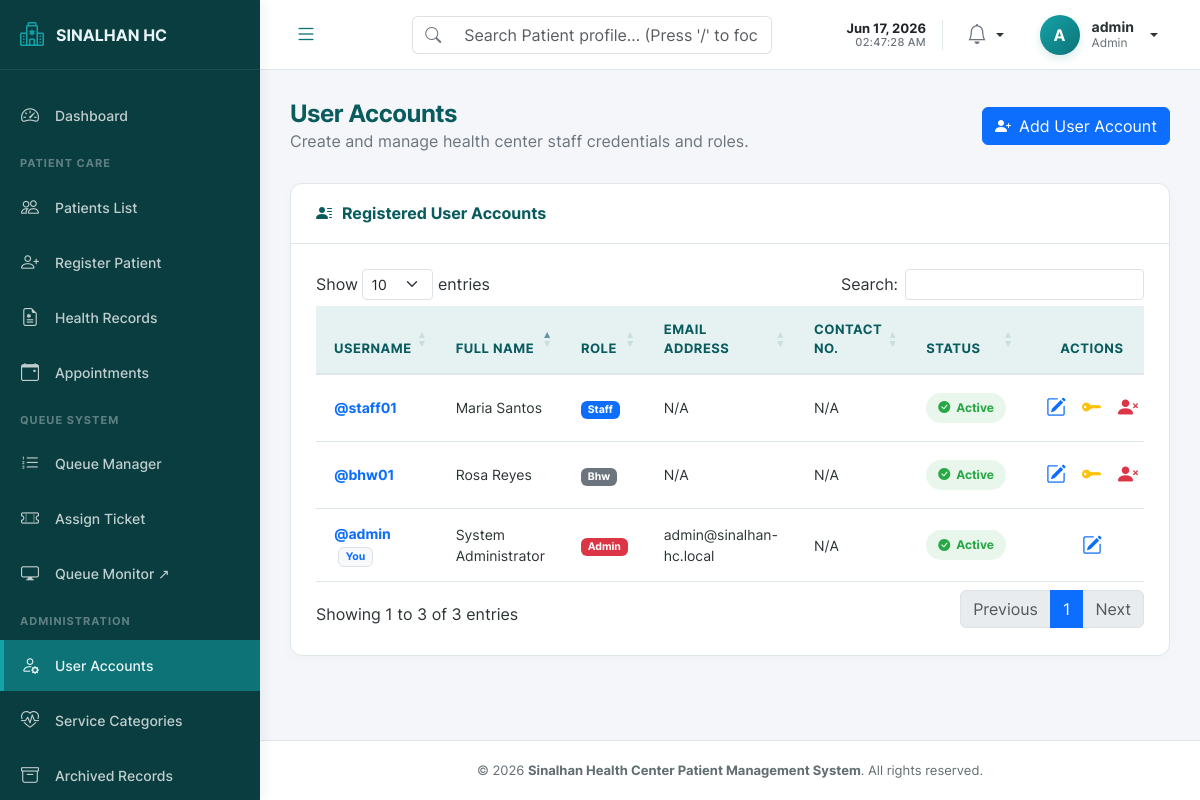
The page /admin/users.php (signed in) on the database its author committed.
### tables this page shows
CREATE TABLE IF NOT EXISTS system_settings (
    setting_key VARCHAR(100) NOT NULL PRIMARY KEY,
    setting_value TEXT DEFAULT NULL,
    updated_at TIMESTAMP NOT NULL DEFAULT CURRENT_TIMESTAMP ON UPDATE CURRENT_TIMESTAMP
);

CREATE TABLE IF NOT EXISTS users (
    user_id INT AUTO_INCREMENT PRIMARY KEY,
    username VARCHAR(50) NOT NULL UNIQUE,
    password_hash VARCHAR(255) NOT NULL,
    first_name VARCHAR(100) NOT NULL,
    last_name VARCHAR(100) NOT NULL,
    email VARCHAR(150) DEFAULT NULL,
    contact_number VARCHAR(20) DEFAULT NULL,
    role ENUM('admin', 'staff', 'bhw') NOT NULL DEFAULT 'staff',
    is_active TINYINT(1) NOT NULL DEFAULT 1 COMMENT '1=active, 0=deactivated',
    last_login DATETIME DEFAULT NULL,
    last_login_ip VARCHAR(45) DEFAULT NULL,
    is_archived TINYINT(1) NOT NULL DEFAULT 0 COMMENT '1=archived, 0=active',
    two_fa_secret VARCHAR(32) DEFAULT NULL,
    two_fa_enabled TINYINT(1) DEFAULT 0,
    must_change_password TINYINT(1) NOT NULL DEFAULT 0 COMMENT '1=must change on login, 0=normal',
    theme VARCHAR(10) NOT NULL DEFAULT 'light',
    font_size VARCHAR(10) NOT NULL DEFAULT 'normal',
    created_at TIMESTAMP NOT NULL DEFAULT CURRENT_TIMESTAMP,
    updated_at TIMESTAMP NOT NULL DEFAULT CURRENT_TIMESTAMP ON UPDATE CURRENT_TIMESTAMP,
    INDEX idx_role (role),
    INDEX idx_is_active (is_active),
    INDEX idx_is_archived (is_archived)
);

### includes/settings_helper.php (called while the page is built, shortened)
<?php
function get_setting($pdo, $key, $default = null) {
    try {
        $stmt = $pdo->prepare("SELECT setting_value FROM system_settings WHERE setting_key = ?");
        $stmt->execute([$key]);
        $val = $stmt->fetchColumn();
        return ($val !== false && $val !== null) ? $val : $default;
    } catch (Exception $e) {
        error_log("Failed to fetch setting '{$key}': " . $e->getMessage());
        return $default;
    }
}

### admin/users.php (the view, shortened to what this page needs)
<?php
$active_menu = 'users';
$pdo = Database::getInstance()->getConnection();
try {
    $stmt = $pdo->query("SELECT user_id, username, first_name, last_name, email, contact_number, role, is_active FROM users WHERE is_archived = 0 ORDER BY created_at DESC");
    $users = $stmt->fetchAll();
} catch (Exception $e) {
    error_log("Users list fetch failed: " . $e->getMessage());
    $users = [];
}
require_once __DIR__ . '/../includes/header.php';
require_once __DIR__ . '/../includes/sidebar.php';
?>
<main class="main-content">
    <div class="page-header">
        <div>
            <h2 class="page-title">User Accounts</h2>
            <p class="text-secondary mb-0">Create and manage health center staff credentials and roles.</p>
        </div>
        <div>
            <a href="<?= BASE_URL ?>admin/user_add.php" class="btn btn-primary d-flex align-items-center gap-2">
                <i class="bi bi-person-plus-fill"></i>
                <span>Add User Account</span>
            </a>
        </div>
    </div>
    <div class="card-custom">
        <div class="card-custom-header">
            <h3 class="card-custom-title"><i class="bi bi-person-lines-fill"></i> Registered User Accounts</h3>
        </div>
        <div class="card-custom-body">
            <div class="table-responsive">
                <table class="table table-hover table-custom align-middle" id="usersTable">
                    <thead>
                        <tr>
                            <th>Username</th>
                            <th>Full Name</th>
                            <th>Role</th>
                            <th>Email Address</th>
                            <th>Contact No.</th>
                            <th>Status</th>
                            <th class="text-center">Actions</th>
                        </tr>
                    </thead>
                    <tbody>
                        <?php foreach ($users as $u): ?>
                            <tr>
                                <td>
                                    <strong class="text-primary">@<?= htmlspecialchars($u['username']) ?></strong>
                                    <?php if ($u['user_id'] === (int)$_SESSION['user_id']): ?>
                                        <span class="badge bg-light text-primary border ms-1">You</span>
                                    <?php endif; ?>
                                </td>
                                <td><?= htmlspecialchars($u['first_name'] . ' ' . $u['last_name']) ?></td>
                                <td>
                                    <?php
                                        $roleBadge = 'bg-secondary';
                                        if ($u['role'] === 'admin') $roleBadge = 'bg-danger';
                                        elseif ($u['role'] === 'staff') $roleBadge = 'bg-primary';
                                    ?>
                                    <span class="badge <?= $roleBadge ?> text-capitalize"><?= htmlspecialchars($u['role']) ?></span>
                                </td>
                                <td><?= htmlspecialchars($u['email'] ?? 'N/A') ?></td>
                                <td><?= htmlspecialchars($u['contact_number'] ?? 'N/A') ?></td>
                                <td>
                                    <?php if ($u['is_active'] == 1): ?>
                                        <span class="badge-custom badge-active"><i class="bi bi-check-circle-fill"></i> Active</span>
                                    <?php else: ?>
                                        <span class="badge-custom badge-inactive"><i class="bi bi-dash-circle-fill"></i> Inactive</span>
                                    <?php endif; ?>
                                </td>
                                <td>
                                    <div class="d-flex justify-content-center gap-2">
                                        <a href="<?= BASE_URL ?>admin/user_edit.php?id=<?= $u['user_id'] ?>"
                                           class="btn btn-sm btn-outline-primary border-0 p-1"
                                           title="Edit Details">
                                            <i class="bi bi-pencil-square fs-5"></i>
                                        </a>
                                        <?php if ($u['user_id'] !== (int)$_SESSION['user_id']): ?>
                                            <button class="btn btn-sm btn-outline-warning border-0 p-1 reset-pass-btn"
                                                    data-id="<?= $u['user_id'] ?>"
                                                    data-username="<?= htmlspecialchars($u['username']) ?>"
                                                    title="Reset Password">
                                                <i class="bi bi-key-fill fs-5"></i>
                                            </button>
                                        <?php endif; ?>
                                        <?php if ($u['user_id'] !== (int)$_SESSION['user_id']): ?>
                                            <?php if ($u['is_active'] == 1): ?>
                                                <button class="btn btn-sm btn-outline-danger border-0 p-1 toggle-status-btn"
                                                        data-id="<?= $u['user_id'] ?>"
                                                        data-username="<?= htmlspecialchars($u['username']) ?>"
                                                        data-status="0"
                                                        title="Deactivate Account">
                                                    <i class="bi bi-person-x-fill fs-5"></i>
                                                </button>
                                            <?php endif; ?>
                                        <?php endif; ?>
                                    </div>
                                </td>
                            </tr>
                        <?php endforeach; ?>
                    </tbody>
                </table>
            </div>
        </div>
    </div>
</main>
<?php
require_once __DIR__ . '/../includes/footer.php';
?>

### includes/sidebar.php (shortened to what this page needs)
<?php
require_once __DIR__ . '/../includes/settings_helper.php';
$sidebarPdo = Database::getInstance()->getConnection();
$clinicNameSetting = get_setting($sidebarPdo, 'clinic_name', 'Sinalhan HC');
$clinicLogoSetting = get_setting($sidebarPdo, 'clinic_logo', '');
$logoText = 'SINALHAN HC';
if (!empty($clinicNameSetting)) {
    if (stripos($clinicNameSetting, 'Barangay Sinalhan') === 0) {
        $logoText = 'SINALHAN HC';
    } else {
        $logoText = mb_strtoupper($clinicNameSetting);
    }
}
$fontSize = '16px';
$role = $_SESSION['role'] ?? 'staff';
$sidebarUserFullName = $_SESSION['full_name'] ?? 'Health Staff';
$avatarLetter = strtoupper(substr($_SESSION['username'] ?? 'H', 0, 1));
$currentMenu = $active_menu ?? '';
?>
<aside id="sidebar">
    <div class="sidebar-header">
        <a href="<?= BASE_URL ?>index.php" class="sidebar-logo">
            <?php if (!empty($clinicLogoSetting)): ?>
                <img src="<?= BASE_URL . $clinicLogoSetting ?>" alt="Logo" style="height: 30px; width: 30px; object-fit: contain; border-radius: 4px;">
            <?php else: ?>
                <i class="bi bi-hospital"></i>
            <?php endif; ?>
            <span style="font-size: <?= $fontSize ?>; text-overflow: ellipsis; overflow: hidden; white-space: nowrap; flex-grow: 1;"><?= htmlspecialchars($logoText) ?></span>
        </a>
    </div>
    <ul class="sidebar-menu">
        <?php if ($role === 'admin'): ?>
            <li class="menu-item <?= $currentMenu === 'dashboard' ? 'active' : '' ?>">
                <a href="<?= BASE_URL ?>admin/dashboard.php" class="menu-link">
                    <i class="bi bi-speedometer2"></i>
                    <span>Dashboard</span>
                </a>
            </li>
        <?php endif; ?>
        <li class="menu-header">Patient Care</li>
        <li class="menu-item <?= $currentMenu === 'patients' ? 'active' : '' ?>">
            <a href="<?= BASE_URL ?>patients/list.php" class="menu-link">
                <i class="bi bi-people"></i>
                <span>Patients List</span>
            </a>
        </li>
        <li class="menu-item <?= $currentMenu === 'patients_register' ? 'active' : '' ?>">
            <a href="<?= BASE_URL ?>patients/register.php" class="menu-link">
                <i class="bi bi-person-plus"></i>
                <span>Register Patient</span>
            </a>
        </li>
        <?php if ($role === 'admin' || $role === 'staff'): ?>
            <li class="menu-item <?= $currentMenu === 'health_records' ? 'active' : '' ?>">
                <a href="<?= BASE_URL ?>health_records/list.php" class="menu-link">
                    <i class="bi bi-file-earmark-medical"></i>
                    <span>Health Records</span>
                </a>
            </li>
        <?php endif; ?>
        <li class="menu-item <?= $currentMenu === 'appointments' ? 'active' : '' ?>">
            <a href="<?= BASE_URL ?>appointments/list.php" class="menu-link">
                <i class="bi bi-calendar-event"></i>
                <span>Appointments</span>
            </a>
        </li>
        <li class="menu-header">Queue System</li>
        <?php if ($role === 'admin' || $role === 'staff' || $role === 'bhw'): ?>
            <li class="menu-item <?= $currentMenu === 'queue_manage' ? 'active' : '' ?>">
                <a href="<?= BASE_URL ?>queue/manage.php" class="menu-link">
                    <i class="bi bi-list-ol"></i>
                    <span>Queue Manager</span>
                </a>
            </li>
        <?php endif; ?>
        <li class="menu-item <?= $currentMenu === 'queue_assign' ? 'active' : '' ?>">
            <a href="<?= BASE_URL ?>queue/assign.php" class="menu-link">
                <i class="bi bi-ticket-perforated"></i>
                <span>Assign Ticket</span>
            </a>
        </li>
        <li class="menu-item">
            <a href="<?= BASE_URL ?>queue/display.php" target="_blank" class="menu-link">
                <i class="bi bi-display"></i>
                <span>Queue Monitor ↗</span>
            </a>
        </li>
        <?php if ($role === 'admin'): ?>
            <li class="menu-header">Administration</li>
            <li class="menu-item <?= $currentMenu === 'users' ? 'active' : '' ?>">
                <a href="<?= BASE_URL ?>admin/users.php" class="menu-link">
                    <i class="bi bi-person-gear"></i>
                    <span>User Accounts</span>
                </a>
            </li>
            <li class="menu-item <?= $currentMenu === 'services' ? 'active' : '' ?>">
                <a href="<?= BASE_URL ?>admin/service_types.php" class="menu-link">
                    <i class="bi bi-heart-pulse"></i>
                    <span>Service Categories</span>
                </a>
            </li>
            <li class="menu-item <?= $currentMenu === 'archives' ? 'active' : '' ?>">
                <a href="<?= BASE_URL ?>admin/archived_records.php" class="menu-link">
                    <i class="bi bi-archive"></i>
                    <span>Archived Records</span>
                </a>
            </li>
        <?php endif; ?>
    </ul>
</aside>
<div id="content-wrapper">
    <header class="top-navbar">
        <button class="toggle-sidebar-btn" id="toggleSidebar" aria-label="Toggle Navigation">
            <i class="bi bi-list"></i>
        </button>
        <div class="search-bar-global d-none d-md-flex align-items-center position-relative ms-3" style="max-width: 360px; flex-grow: 1;">
            <div class="input-group">
                <span class="input-group-text bg-transparent border-end-0 text-secondary border-color" style="height: 38px;">
                    <i class="bi bi-search"></i>
                </span>
                <input type="text" id="globalPatientSearch" class="form-control border-start-0 border-color" placeholder="Search Patient profile... (Press '/' to focus)" autocomplete="off" style="height: 38px; box-shadow: none;">
            </div>
        </div>
        <div class="d-flex align-items-center gap-3">
            <div class="d-none d-md-flex flex-column text-end pe-3 border-end" id="headerClockContainer" style="line-height: 1.25; border-color: var(--border-color) !important;">
                <span id="headerClockDate" class="text-dark fw-semibold" style="font-size: 13px; white-space: nowrap;"></span>
                <span id="headerClockTime" class="text-secondary fw-medium" style="font-size: 11px; letter-spacing: 0.3px; white-space: nowrap;"></span>
            </div>
            <div class="dropdown">
                <div class="position-relative cursor-pointer p-2 rounded-circle hover-bg dropdown-toggle no-arrow" id="notificationBell" data-bs-toggle="dropdown" aria-expanded="false" style="outline: none;">
                    <i class="bi bi-bell fs-5 text-secondary"></i>
                </div>
            </div>
            <div class="dropdown">
                <div class="user-profile-menu dropdown-toggle" data-bs-toggle="dropdown" aria-expanded="false">
                    <div class="user-avatar"><?= $avatarLetter ?></div>
                    <div class="user-info d-none d-md-block">
                        <div class="user-name"><?= htmlspecialchars($sidebarUserFullName) ?></div>
                        <div class="user-role"><?= htmlspecialchars($role) ?></div>
                    </div>
                </div>
            </div>
        </div>
    </header>

### rows shown on the page
system_settings: setting_value "SINALHAN HC"
users: username "admin", shows "You", first_name+last_name "System Administrator", role "Admin", email "admin@sinalhan-hc.local", contact_number "N/A", is_active 1 (drawn)
users: username "staff01", first_name+last_name "Maria Santos", role "Staff", email "N/A", contact_number "N/A", is_active 1 (drawn)
users: username "bhw01", first_name+last_name "Rosa Reyes", role "Bhw", email "N/A", contact_number "N/A", is_active 1 (drawn)

### other values the page prints
$avatarLetter "A"
$sidebarUserFullName "admin"
$role "Admin"
APP_NAME "Sinalhan Health Center Patient Management System"
